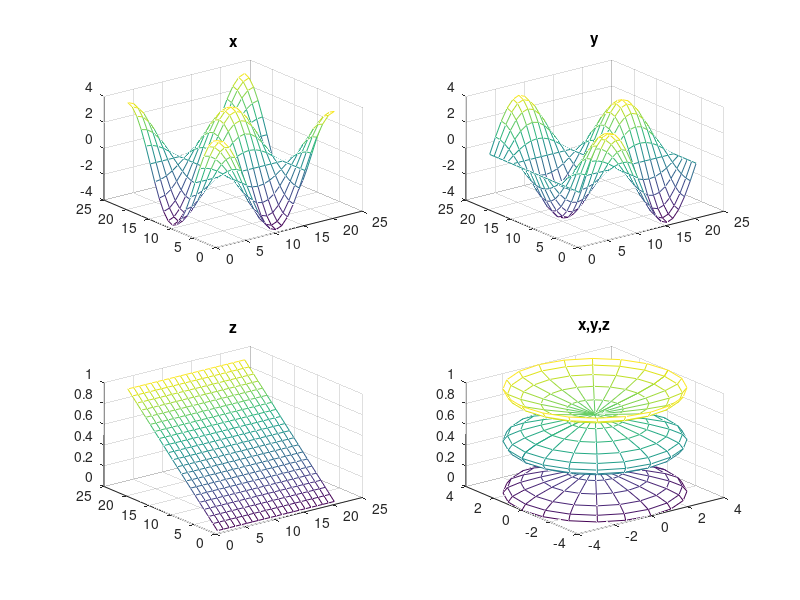

The MATLAB script that drew this image:
t = 0:pi/10:2*pi;
[x,y,z] = cylinder(4*cos(t));

subplot(2, 2, 1);
mesh(x);
title('x');

subplot(2,2,2);
mesh(y);
title('y');

subplot(2,2,3);
mesh(z);
title('z');

subplot(2,2,4);
mesh(x,y,z);
title('x,y,z');
